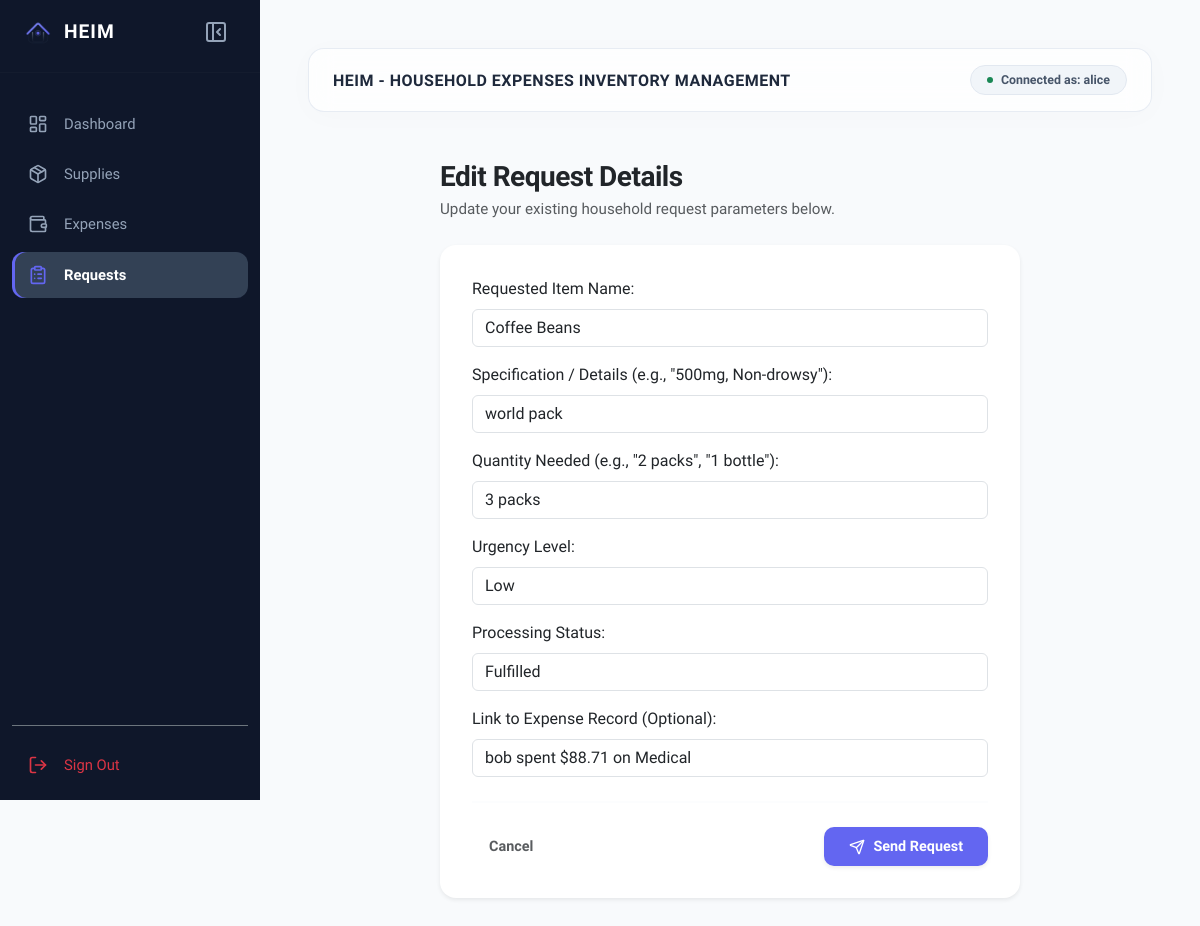
The page /requests/4/edit/ (signed in) on the database as committed earlier.
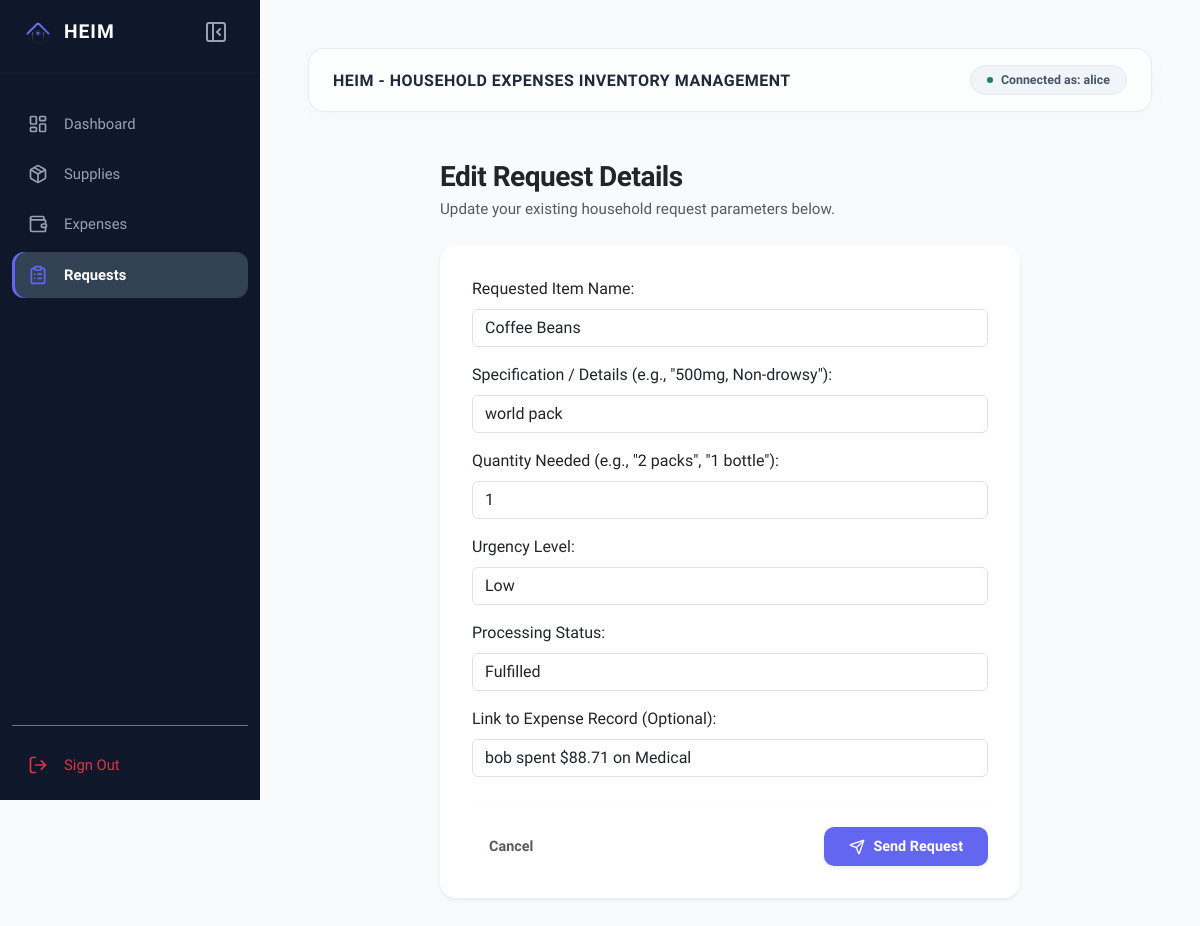
The same page on the database as committed later.
### household/models.py (models this page shows, shortened)
class BaseModel(models.Model):
    created_at = models.DateTimeField(auto_now_add=True, db_index=True)
    updated_at = models.DateTimeField(auto_now=True)
    class Meta:
        abstract = True

class RequestItem(BaseModel):
    URGENCY_CHOICES = [('Low', 'Low'), ('Medium', 'Medium'), ('High', 'High')]
    STATUS_CHOICES = [('Pending', 'Pending'), ('Fulfilled', 'Fulfilled'), ('Cancelled', 'Cancelled')]
    requester = models.ForeignKey(User, on_delete=models.CASCADE, related_name='requests')
    item_name = models.CharField(max_length=150)
    specification = models.CharField(max_length=250, blank=True, null=True)
    quantity = models.CharField(max_length=50)
    urgency = models.CharField(max_length=10, choices=URGENCY_CHOICES, default='Medium')
    status = models.CharField(max_length=15, choices=STATUS_CHOICES, default='Pending')
    associated_expense = models.ForeignKey(Expense, on_delete=models.SET_NULL, null=True, blank=True)

### household/views.py (the view)
# urls.py: path('requests/<int:pk>/edit/', RequestUpdateView.as_view(), name='request-edit'),
class RequestUpdateView(LoginRequiredMixin, UpdateView):
    model = RequestItem
    form_class = RequestItemForm
    template_name = 'requests/request_form.html'
    success_url = reverse_lazy('request-list')

### household/forms.py
class RequestItemForm(forms.ModelForm):
    class Meta:
        model = RequestItem
        fields = ['item_name', 'specification', 'quantity', 'urgency', 'status', 'associated_expense']
        labels = {
            'item_name': 'Requested Item Name',
            'specification': 'Specification / Details (e.g., "500mg, Non-drowsy")',
            'quantity': 'Quantity Needed (e.g., "2 packs", "1 bottle")',
            'urgency': 'Urgency Level',
            'status': 'Processing Status',
            'associated_expense': 'Link to Expense Record (Optional)',
        }

### household/models.py (called while the page is built)
    def __str__(self):
        return f"{self.buyer.username} spent ${self.amount} on {self.category}"

### templates/requests/request_form.html (shortened to what this page needs)
{% extends 'base.html' %}
{% load static %}
{% block content %}
<div class="container-fluid px-0 animate-fade-in" style="max-width: 580px;">
    <div class="mb-4">
        <h3 class="mb-1 fw-bold text-dark" style="letter-spacing: -0.5px;">
            {% if object %}Edit Request Details{% else %}Submit New Request{% endif %}
        </h3>
        <p class="text-muted mb-0" style="font-size: 0.95rem;">
            {% if object %}Update your existing household request parameters below.{% else %}Create a request for maintenance, chores, or general household needs.{% endif %}
        </p>
    </div>
    <div class="card border-0 shadow-sm p-2" style="background: white; border-radius: 16px;">
        <div class="card-body p-4">
            <form method="POST" autocomplete="off">
                <div class="form-container">
                    {% include 'includes/form.html' %}
                </div>
                <hr class="my-4" style="border-color: #f1f5f9; border-width: 2px;">
                <div class="d-flex justify-content-between align-items-center">
                    <a href="{% url 'request-list' %}" class="btn btn-link text-decoration-none fw-semibold text-muted px-3 py-2" style="font-size: 0.9rem;">
                        Cancel
                    </a>
                    <button type="submit" class="btn text-white px-4 py-2 shadow-sm d-flex align-items-center gap-2" style="background-color: var(--accent-color); border-radius: 10px; font-weight: 600; font-size: 0.9rem;">
                        <i data-lucide="send" style="width: 16px; height: 16px;"></i> Send Request
                    </button>
                </div>
            </form>
        </div>
    </div>
</div>
{% endblock %}

### templates/includes/form.html (shortened to what this page needs)
{% load widget_tweaks %}
{% for field in form %}
  <div class="form-group mb-3">
    <label class="form-label">{{ field.label_tag }}</label>
    <div>
      {% render_field field class="form-control" %}
    </div>
  </div>
{% endfor %}

Rows that differ between the two databases and show on the page:
changed RequestItem "Coffee Beans": quantity "3 packs" → "1"
